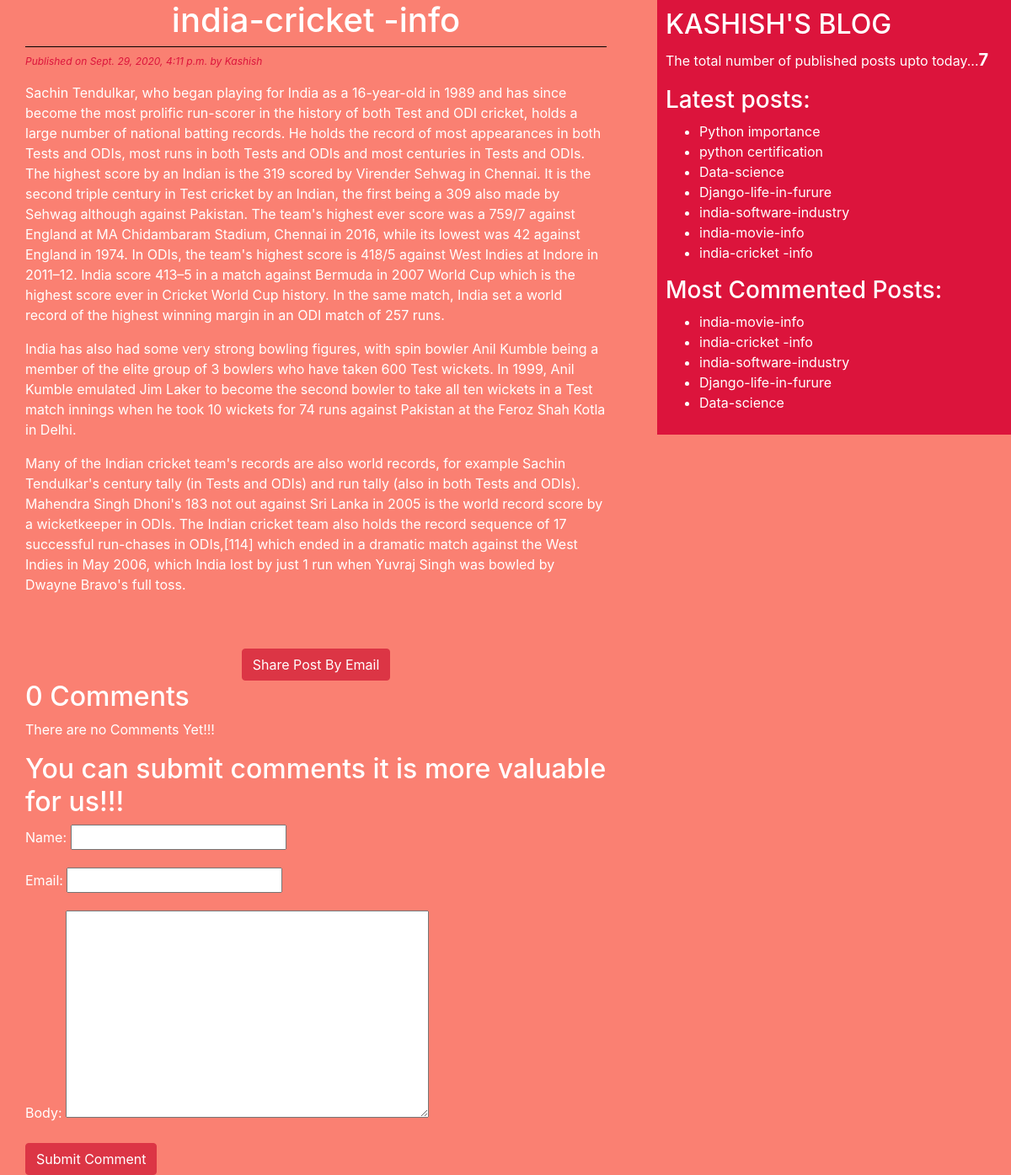
/2020/09/29/india-cricket-info/, run on the app's committed database.
### blog/models.py (models this page shows, shortened)
class Post(models.Model):
    STATUS_CHOICES=(('draft','Draft'),('published','Published'))
    title=models.CharField(max_length=256)
    slug=models.SlugField(max_length=264,unique_for_date='publish')
    author=models.ForeignKey(User,related_name='blog_posts',on_delete=models.DO_NOTHING)
    body=models.TextField()
    publish=models.DateTimeField(default=timezone.now)
    created=models.DateTimeField(auto_now_add=True)
    updated=models.DateTimeField(auto_now=True)
    status=models.CharField(max_length=10,choices= STATUS_CHOICES,default='draft')
    objects=CustomManager()
    tags=TaggableManager()
    class Meta:
    	ordering=('-publish',)
    def get_absolute_url(self):
        return reverse('post_detail',args=[self.publish.year,self.publish.strftime('%m'),self.publish.strftime('%d'),self.slug])

### blog/views.py (the view)
# urls.py: path('<int:year>/<int:month>/<int:days>/<slug:post>/',views.post_detail_view,name='post_detail'),
def post_detail_view(request,year,month,days,post):
	post=get_object_or_404(Post,slug=post,
								status='published',
								publish__year=year,
								publish__month=month,
								publish__day=days)
	comments=post.comments.filter(active=True)
	csubmit=False
	if request.method=='POST':
		form=CommentForm(request.POST)
		if form.is_valid():
			new_comment=form.save(commit=False)
			new_comment.post=post
			new_comment.save()
			csubmit=True
	else:
		form=CommentForm()
	return render(request,'blog/post_detail.html',{'post':post,'form':form,'csubmit':csubmit,'comments':comments})

### blog/forms.py
class CommentForm(forms.ModelForm):
	class Meta:
		model=Comment
		fields=('name','email','body')

### blog/models.py (called while the page is built)
    def get_queryset(self):
        return super().get_queryset().filter(status='published')

### blog/templatetags/blog_tags.py (called while the page is built)
@register.simple_tag
def total_posts():
	return Post.objects.count()

@register.inclusion_tag('blog/latest_posts.html')
def show_latest_posts():
	latest_posts=Post.objects.order_by('-publish')[:10]
	return {'latest_posts': latest_posts}

@register.simple_tag
def get_most_commented_posts(count=5):
	 return Post.objects.annotate(total_comments=Count('comments')).order_by('-total_comments')[:count]

### templates/blog/post_detail.html (shortened to what this page needs)
{%extends 'blog/base.html' %}
	{%block content%}
		<h1>{{post.title}}</h1>
		<p id='date'>Published on {{post.publish}} by {{post.author|title}}</p>
		{{post.body|linebreaks}}<br><br>
		<div class="container" align="center">
		<a href="/{{post.id}}/share" class="btn btn-danger">Share Post By Email</a>
		</div>
		{% with comments.count as comments_count%}
			<h2>{{comments_count}} Comment{{comments_count|pluralize}}</h2>
		{%endwith%}
		{%if comments%}
			{%for comment in comments%}
				<p id='ch'>Comment {{forloop.counter}} by {{comment.name}} on {{comment.created}}</p>
				<div class="cb">{{comment.body|linebreaks}}</div>
			{%endfor%}
			{%else%}
			<p>There are no Comments Yet!!!</p>
		{%endif%}
		{%if csubmit %}
			<h2>Your Comment Added Successfully!!!</h2>
			{%else%}
			<h2>You can submit comments it is more valuable for us!!!</h2>
				<form method='post'>
				{{form.as_p}}
				<input type="submit" class="btn btn-danger" value="Submit Comment">
			</form>
		{%endif%}
	{%endblock%}

### templates/blog/base.html (shortened to what this page needs)
<!DOCTYPE html>
{%load blog_tags%}
{%load static%}
<html>
<head>
	<link rel="stylesheet" href="https://stackpath.bootstrapcdn.com/bootstrap/4.5.2/css/bootstrap.min.css">
	<link rel="stylesheet"  href="{%static "css/blog.css" %}">
</head>
<body>
	<div class="content">
		{%block content%}{%endblock%}
	</div>
	<div class="sidebar">
		<h2>KASHISH'S BLOG</h2>
		<p>The total number of published posts upto today...<span id='pcount'>{%total_posts%}</span></p>
		<h3>Latest posts:</h3>{%show_latest_posts%}
		<h3>Most Commented Posts:</h3>
		{%get_most_commented_posts as most_commented_posts%}
		<ul>
			{%for post in most_commented_posts %}
			<li><a href="{{post.get_absolute_url}}">{{post.title}}</a></li>
			{%endfor%}
		</ul>
	</div>
</body>
</html>

### templates/blog/latest_posts.html
<ul>
	{%for post in latest_posts%}
	<li><a href="{{post.get_absolute_url}}">{{post.title}}</a></li>
	{%endfor%}
</ul>

### static/css/blog.css (style rules this page uses)
.content { width: 60%; float: left; padding: 0 0 0 30px; background:salmon; height: 100%; }
.sidebar { width: 35%; float:right; padding: 10px; background:crimson; height: 100%; }
h1 { text-align: center; border-bottom: 1px solid black; padding-bottom: 7px; }
body { color: white; background:salmon; }
#date { color: crimson; font-size: 12px; font-style: italic; }
a { color:white; }
#pcount { font-size: 20px; color: white; font-weight: bold; }

### data on the page
Post: title "india-cricket -info", publish "Sept. 29, 2020, 4:11 p.m.", author "Kashish", body "Sachin Tendulkar, who began playing for India as a 16-year-old in 1989 and has since become the most prolific run-scorer in the history of both Test and ODI cricket, holds a large number of national batting records. He holds the record of most appearances in both Tests and ODIs, most runs in both Tests and ODIs and most centuries in Tests and ODIs. The highest score by an Indian is the 319 scored by Virender Sehwag in Chennai. It is the second triple century in Test cricket by an Indian, the first being a 309 also made by Sehwag although against Pakistan. The team's highest ever score was a 759/7 against England at MA Chidambaram Stadium, Chennai in 2016, while its lowest was 42 against…"
Post: title "Python importance"
Post: title "python certification"
Post: title "Data-science"
Post: title "Django-life-in-furure"
Post: title "india-software-industry"
Post: title "india-movie-info"

### other printed values
{{ comments_count }} "0"
